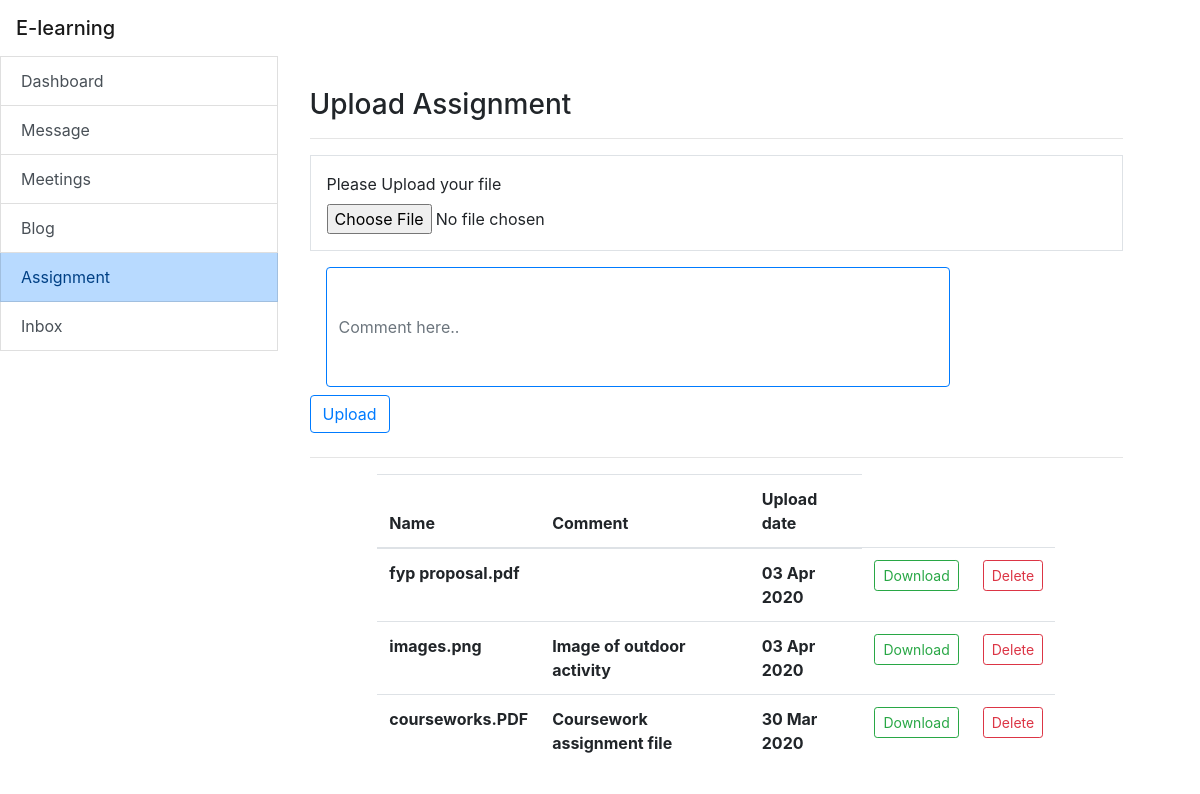
Screenshot of /Student_uploads.php with the database file from the repository.
### tables this page shows
CREATE TABLE `uploads` (
  `upload_id` int(11) NOT NULL,
  `upload` text NOT NULL,
  `comment` varchar(225) NOT NULL DEFAULT 'No comment',
  `date` date NOT NULL,
  `status` varchar(30) NOT NULL DEFAULT 'pending'
);

### include/function.php (called while the page is built, shortened)
<?php
include_once 'database.php';
function query($sql) {
  global $connection;
  return mysqli_query($connection, $sql);
}
 ?>

### Student_uploads.php (the view, shortened to what this page needs)
<?php
include 'include/header.php';
?>
<div class="container-fluid row">
  <div class="list-group col-3">
    <?php
    include 'include/sidebar.php';
    ?>
  </div>
  <div class="col-9 p-3 row">
    <div class="container p-3">
      <h3>Upload Assignment</h3>
    <hr>
        <form action="" method="post" enctype="multipart/form-data">
      <div class="form-group border p-3">
        <label for="upload">Please Upload your file</label>
        <input type="file" name="upload" class="form-control-file">
      </div>
      <div class="form-group mx-sm-3 mb-2">
          <input type="text" name="comment" class="form-control border-primary" placeholder="Comment here.." style="width: 52vw; height: 10vw;">
      </div>
        <div class="form-group">
        <button type="submit" name="create_upload" onclick="check_upload()" class="btn btn-outline-primary mb-2">Upload</button>
      </div>
    </form>
    <hr>
    <table class="table col-10 mx-auto">
      <thead>
        <tr>
          <th scope="col">Name</th>
          <th scope="col">Comment</th>
          <th scope="col">Upload date</th>
        </tr>
      </thead>
      <tbody>
        <?php
        $query = query("SELECT * FROM uploads ORDER BY upload_id DESC");
          while($row = mysqli_fetch_assoc($query)){
            $upload_id = $row['upload_id'];
            $upload = $row['upload'];
            $comment = $row['comment'];
            $date = $row['date'];
            $date = strtotime($date);
            $date = date('d M Y', $date);
            echo "<tr>";
            echo "<th>$upload</th>";
            echo "<th>$comment</th>";
            echo "<th>$date</th>";
            echo "<td><a href='student_uploads.php?download={$upload_id}' class='btn btn-outline-success btn-sm'>Download</a></td>";
            echo "<td><a href='student_uploads.php?delete={$upload_id}' class='btn btn-outline-danger btn-sm' onclick='check_delete()'>Delete</a></td>";
            echo "</tr>";
         }
        ?>
      </tbody>
    </table>
        </div>
  </div>
</div>
<?php
include './include/footer.php';
?>

### rows the page displays
uploads: upload "fyp proposal.pdf", date "03 Apr 2020"
uploads: upload "images.png", comment "Image of outdoor activity", date "03 Apr 2020"
uploads: upload "courseworks.PDF", comment "Coursework assignment file", date "30 Mar 2020"

### other values shown
$value "Dashboard"
$value "Message"
$value "Meetings"
$value "Blog"
$value "Assignment"
$value "Inbox"
